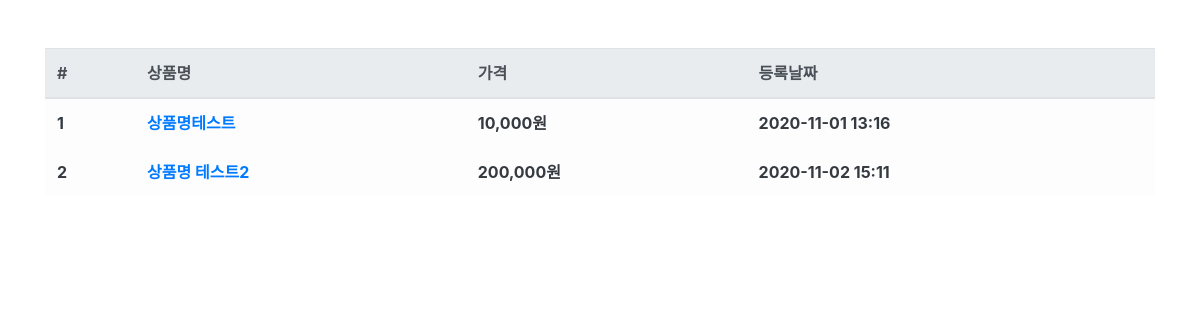
/product/, run on an earlier commit of the app's database.
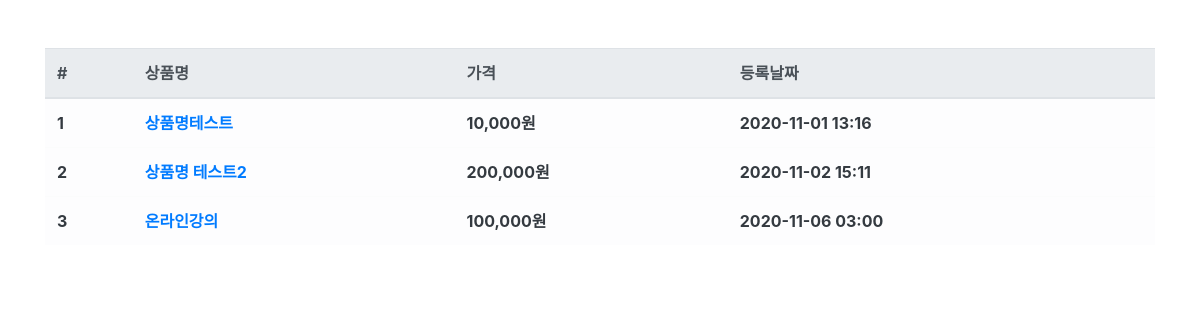
And on a later commit of the database.
### product/models.py (models this page shows, shortened)
class Product(models.Model):
    name = models.CharField(max_length=256, verbose_name="상품명")
    price = models.IntegerField(verbose_name="상품가격")
    description = models.TextField(verbose_name="상품설명")
    stock = models.IntegerField(verbose_name="재고")
    register_date = models.DateTimeField(
        auto_now_add=True, verbose_name="등록날짜")
    class Meta:
        db_table = 'fastcampus_product'
        verbose_name = "상품"
        verbose_name_plural = "상품"

### product/views.py (the view)
# urls.py: path("product/", ProductList.as_view()),
class ProductList(ListView):
    model = Product
    template_name = "product.html"
    context_object_name = "product_list"

### product/templates/product.html
{% extends "base.html" %}
{% load humanize %}
{% block contents %}
<div class="row mt-5">
    <div class="col-12">
        <table class="table table-light">
            <thead class="thead-light">
                <tr>
                    <th scope="col">#</th>
                    <th scope="col">상품명</th>
                    <th scope="col">가격</th>
                    <th scope="col">등록날짜</th>
                </tr>
            </thead>
            <tbody class="text-dark">
                {% for product in product_list %}
                <tr>
                    <th scope="row">{{ product.id }}</th>
                    <th><a href="/product/{{product.id}}">{{ product.name }}</a></th>
                    <th>{{ product.price|intcomma }}원</th>
                    <th>{{ product.register_date|date:"Y-m-d H:i" }}</th>
                </tr>
                {% endfor%}
            </tbody>
        </table>
    </div>
</div>
{% endblock %}

### fcuser/templates/base.html (shortened to what this page needs)
<!DOCTYPE html>
<html lang="en">
<head>
    <link rel="stylesheet" href="https://cdn.jsdelivr.net/npm/bootstrap@4.5.3/dist/css/bootstrap.min.css">
</head>
<body>
    <div class="container">
        {% block contents %}
        {% endblock %}
    </div>
</body>
</html>

What changed in the data, as far as the page shows it:
added Product: id "3", name "온라인강의", price "100,000", register_date "2020-11-06 03:00"
